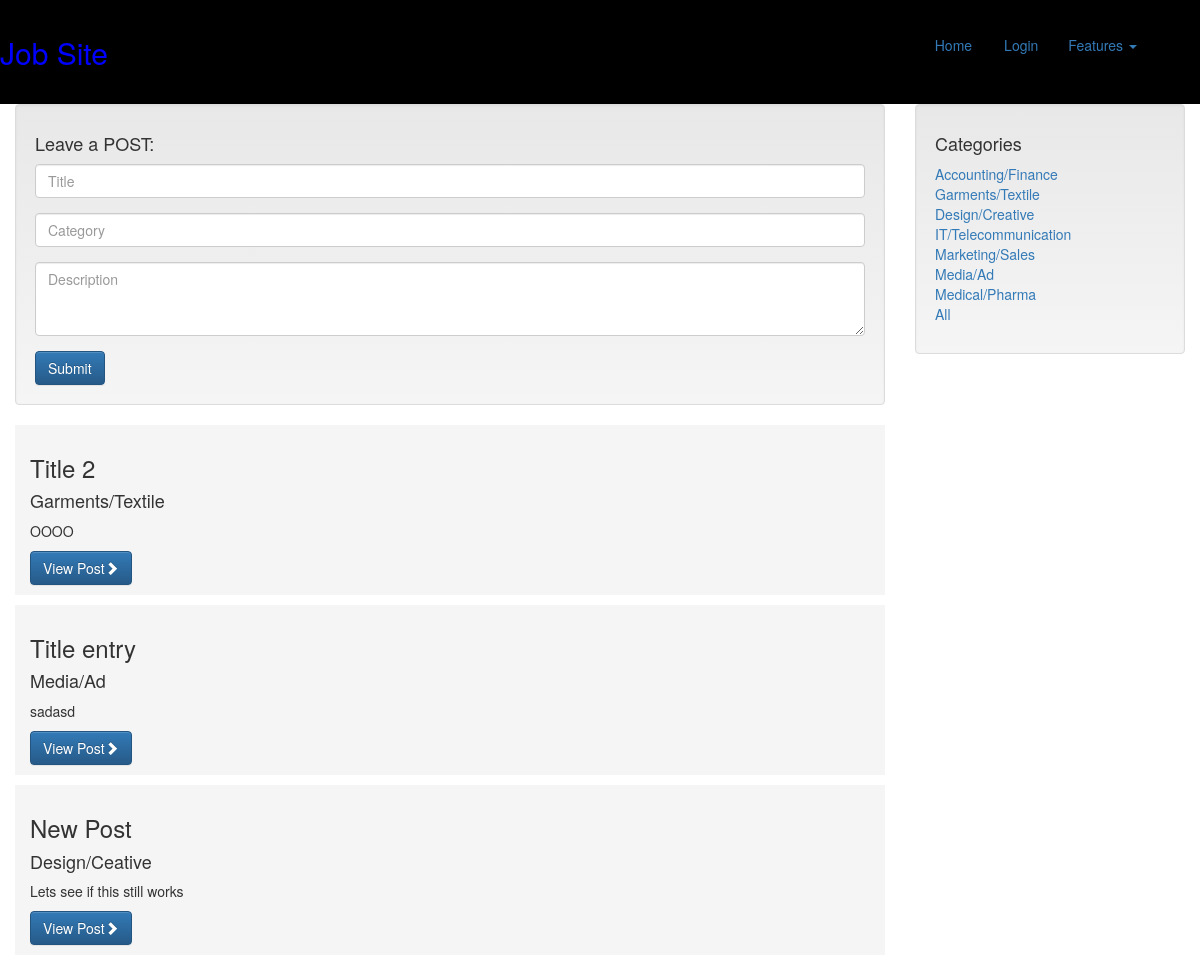
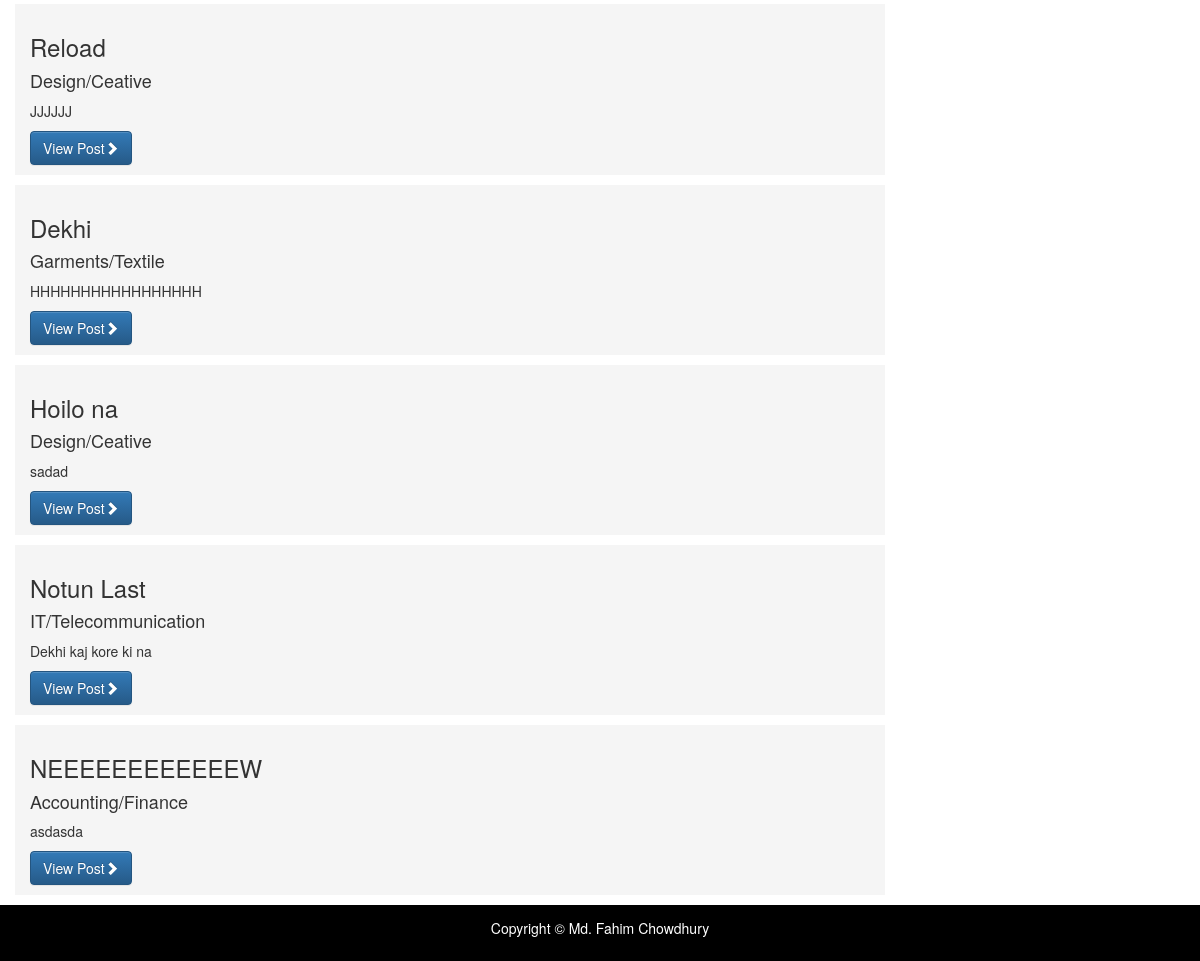
The app's page /post.php with its own data (2 pictures, top to bottom).
### tables this page shows
CREATE TABLE IF NOT EXISTS `posts` (
  `postId` int(11) NOT NULL AUTO_INCREMENT,
  `postTitle` text NOT NULL,
  `postDescription` text NOT NULL,
  `postCategory` text NOT NULL,
  `postUserId` text NOT NULL,
  `postTime` timestamp NOT NULL DEFAULT CURRENT_TIMESTAMP,
  `flag` int(11) NOT NULL,
  PRIMARY KEY (`postId`)
);

CREATE TABLE IF NOT EXISTS `category` (
  `cateoryId` int(11) NOT NULL AUTO_INCREMENT,
  `categoryName` text NOT NULL,
  PRIMARY KEY (`cateoryId`)
);

### post.php (the view, shortened to what this page needs)
<?php
include 'dbconnect.php';
?>
<html>
    <head>
        <link href="style.css" rel="stylesheet" type="text/css">
        <link rel="stylesheet" href="css/bootstrap.css">
        <link rel="stylesheet" href="https://maxcdn.bootstrapcdn.com/bootstrap/3.3.6/css/bootstrap-theme.min.css">
    </head>
    <body>
        <h2 id="title">Job Site</h2>
        <div id="navigation">
            <ul class="nav nav-pills">
                <li class="dropdown">
                    <a href="#" class="dropdown-toggle" data-toggle="dropdown" role="button" aria-haspopup="true" aria-expanded="false">Features <span class="caret"></span></a>
                </li>
                <li id="loginButton"><a href="#" data-toggle="modal" data-target="#myModal">Login</a></li>
                <li role="presentation"><a href="index.php">Home</a></li>
            </ul>
        </div>
        <div id="row">
            <div class="col-md-9">
                <div id="row">
                    <div class="well">
                        <h4>Leave a POST:</h4>
                        <form role="form" method="post" action="postInsert.php">
                            <div class="form-group">
                                <input class="form-control" name="postTitle" placeholder="Title">
                            </div>
                            <div class="form-group">
                                <input class="form-control" name="postCategory" placeholder="Category">
                            </div>
                            <div class="form-group">
                                <textarea name="postDesc" class="form-control" rows="3" placeholder="Description"></textarea>
                            </div>
                            <button type="submit" class="btn btn-primary">Submit</button>
                        </form>
                    </div>
                    <?php
                    $query="select * from posts where flag=1";
                    $run=mysqli_query($conn,$query);
                    while($row=mysqli_fetch_assoc($run)){ ?>
                    <div id="colorChange" class="col-md-12">
                        <h3><?php echo $row['postTitle'];?></h3>
                        <h4><?php echo $row['postCategory']?></h4>
                        <p><?php echo $row['postDescription']?></p>
                        <a class="btn btn-primary" href="postDetail.php?id=<?php echo $row['postId']?>">View Post<span class="glyphicon glyphicon-chevron-right"></span></a>
                    </div>
                    <?php }
                    ?>
                </div>
            </div>
            <div class="col-md-3">
                <div class="well">
                    <h4>Categories</h4>
                    <div class="row">
                        <div class="col-lg-2">
                            <ul class="list-unstyled">
                                <?php
                                $query="select * from category";
                                $run=mysqli_query($conn,$query);
                                while($row=mysqli_fetch_assoc($run)){
                                    echo "<li><a href='post.php?catName=".$row['categoryName']."'>".$row['categoryName']."</a></li>";
                                }
                                ?>
                            </ul>
                        </div>
                    </div>
                </div>
            </div>
        </div>
        <footer id="footer" class="footer">
            <p>Copyright &copy; Md. Fahim Chowdhury</p>
        </footer>
    </body>
</html>

### style.css (style rules this page uses)
* { margin:0; padding:0; }
#navigation { padding-top: 25px; padding-bottom: 25px; background-color: black; padding-right: 4%; }
#title { color: blue; margin-top: 3%; float: left; }
#footer { padding: 13px; background-color: black; color: white; clear: both; text-align: center; }
#row ul li { display: inline-block; }

### post.php (style rules this page uses)
#colorChange { margin-bottom: 10px; padding-bottom: 10px; padding-top: 10px; background-color:#f5f5f5 ; }

### records on screen
posts: postTitle "Title 2", postCategory "Garments/Textile", postDescription "OOOO"
posts: postTitle "Title entry", postCategory "Media/Ad", postDescription "sadasd"
posts: postTitle "New Post", postCategory "Design/Ceative", postDescription "Lets see if this still works"
posts: postTitle "Reload", postCategory "Design/Ceative", postDescription "JJJJJJ"
posts: postTitle "Dekhi", postCategory "Garments/Textile", postDescription "HHHHHHHHHHHHHHHHH"
posts: postTitle "Hoilo na", postCategory "Design/Ceative", postDescription "sadad"
posts: postTitle "Notun Last", postCategory "IT/Telecommunication", postDescription "Dekhi kaj kore ki na"
posts: postTitle "NEEEEEEEEEEEEW", postCategory "Accounting/Finance", postDescription "asdasda"
category: categoryName "Accounting/Finance"
category: categoryName "Garments/Textile"
category: categoryName "Design/Creative"
category: categoryName "IT/Telecommunication"
category: categoryName "Marketing/Sales"
category: categoryName "Media/Ad"
category: categoryName "Medical/Pharma"
category: categoryName "All"
